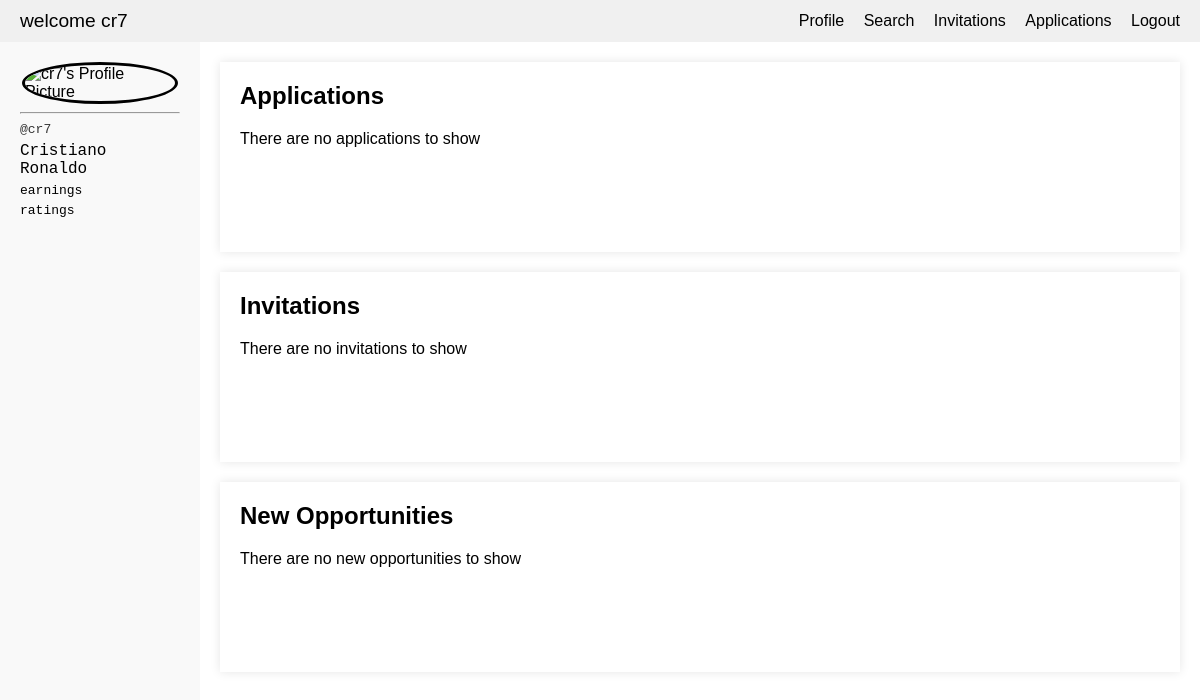
The page /influencer/cr7 on the database its author committed.
### confluence-flask/application/models.py (models this page shows)
class Influencers(db.Model):
    __tablename__ = 'influencers'
    id = db.Column(db.Integer, primary_key=True, autoincrement=True)
    username = db.Column(db.String(100), nullable=False)
    Fname = db.Column(db.String(100), nullable=False)
    Mname = db.Column(db.String(100), nullable=True)
    Lname = db.Column(db.String(100), nullable=True)
    gender = db.Column(db.String(50), nullable=False)
    address = db.Column(db.String, nullable=False)
    email = db.Column(db.String, nullable=False)
    phone = db.Column(db.String(20), nullable=False)
    socialmedia = db.Column(db.String(100), nullable=False)
    profilePic = db.Column(db.String, nullable=True)
    password = db.Column(db.String(100), nullable=False)

### confluence-flask/application/controller.py (the view)
@main_bp.route('/influencer/<username>')
def influencer_dashboard(username):
    influencer = Influencers.query.filter_by(username=username).first()
    return render_template('influencer_dashboard.html', influencer=influencer)

### confluence-flask/application/templates/influencer_dashboard.html (shortened to what this page needs)
<!DOCTYPE html>
<html lang="en">
<head>
    <link rel="stylesheet" href="{{ url_for('static', filename='dashboard.css') }}">
</head>
<body>
    <div class="container">
        <header>
            <span>welcome {{ influencer.username }}</span>
            <nav>
                <a href ="{{ url_for('main.influencer_profile', username=influencer.username) }}">Profile</a>
                <a href="#">Search</a>
                <a href="#">Invitations</a>
                <a href="#">Applications</a>
                <a href="#">Logout</a>
            </nav>
        </header>
        <div class="content">
            <aside class="profile">
                <div class="profile-image">
                    <img src="{{ url_for('static', filename='uploads/' + influencer.profilePic) }}" alt="{{ influencer.username }}'s Profile Picture">
                </div>
                <div class="profile-details">
                    <hr>
                    <p style="color:#333;">@{{influencer.username}}</p>
                    <p style="font-size: 16px;">{{influencer.Fname}} {{influencer.Lname}}</p>
                    <p>earnings</p>
                    <p>ratings</p>
                </div>
            </aside>
            <main>
                <section class="panel applications">
                    <h2>Applications</h2>
                    <p>There are no applications to show</p>
                </section>
                <section class="panel invitations">
                    <h2>Invitations</h2>
                    <p>There are no invitations to show</p>
                </section>
                <section class="panel opportunities">
                    <h2>New Opportunities</h2>
                    <p>There are no new opportunities to show</p>
                </section>
            </main>
        </div>
    </div>
</body>
</html>

### confluence-flask/application/static/dashboard.css (style rules this page uses)
body { font-family: Arial, sans-serif; margin: 0; padding: 0; }
.container { display: flex; flex-direction: column; height: 100vh; }
header { display: flex; justify-content: space-between; align-items: center; background-color: #f0f0f0; padding: 10px 20px; }
header span { font-size: 1.2em; }
nav a { margin-left: 15px; text-decoration: none; color: #000; }
.content { display: flex; flex: 1; }
aside.profile { width: 200px; background-color: #f9f9f9; padding: 20px; box-sizing: border-box; }
.profile-image img { max-width: 150px; height: 150x; border-radius: 50%; display: block; margin: 0 auto; border: 3px solid black; }
.profile-details p { margin: 5px 0; font-family: monospace; font-size: medium; }
main { flex: 1; display: flex; flex-direction: column; padding: 20px; box-sizing: border-box; }
.panel { background-color: #fff; padding: 20px; margin-bottom: 20px; box-shadow: 0 0 10px rgba(0, 0, 0, 0.1); }
.panel h2 { margin-top: 0; }
.panel p { margin: 0; }
.applications, .invitations, .opportunities { height: 150px; overflow: hidden; position: relative; }

### rows shown on the page
Influencers: username "cr7", Fname "Cristiano", Lname "Ronaldo"
